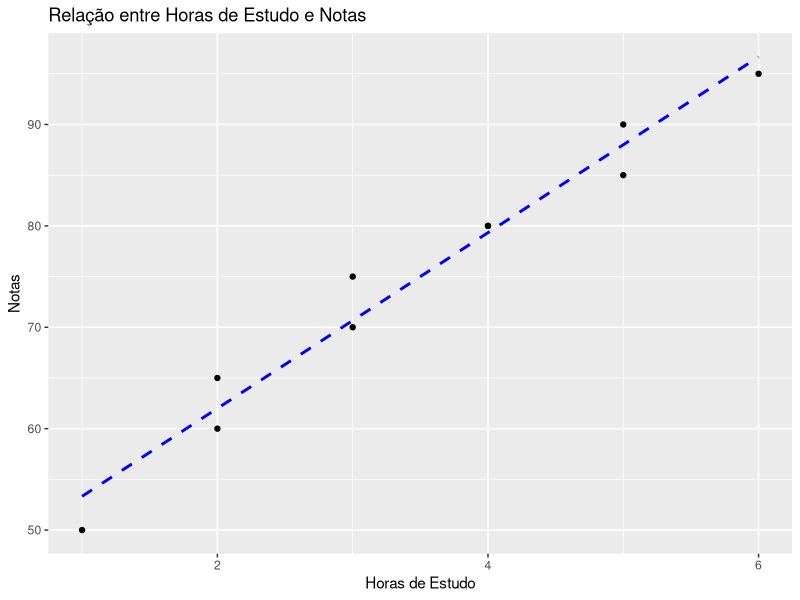
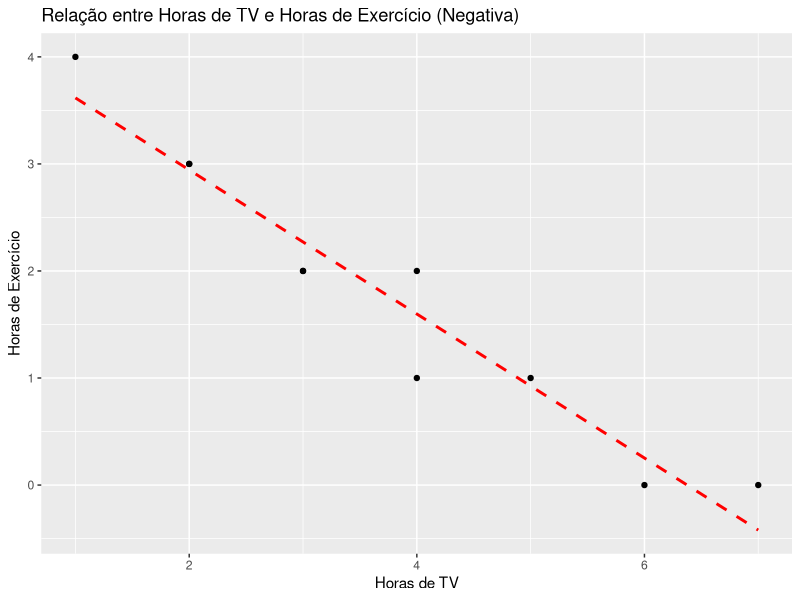
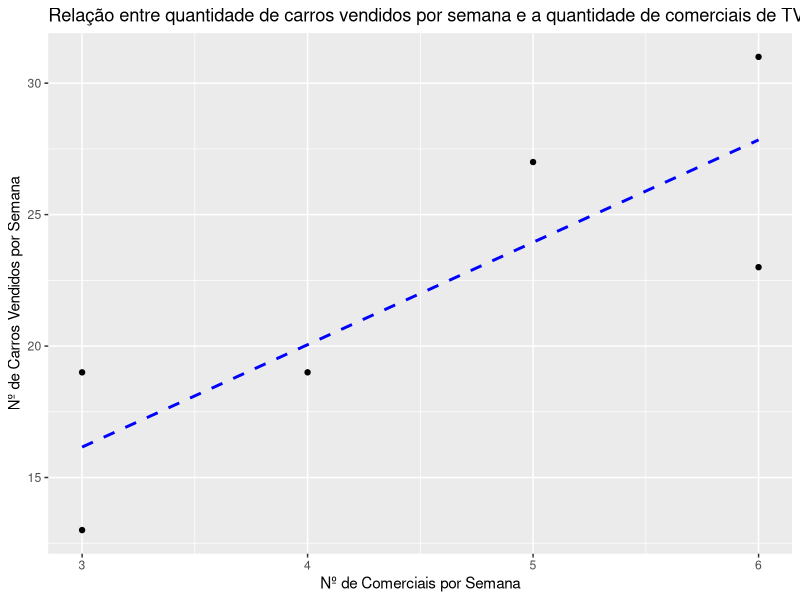

These figures' R source, in order:
# Análise de Regressão

# Configurando o diretório de trabalho
setwd("C:/Users/Julia/Desktop/CienciaDeDados/1.Big-Data-Analytics-com-R-e-Microsoft-Azure-Machine-Learning/10.Introducao-a-Analise-Estatistica-de-Dados---Parte-3")
getwd()


library(dplyr)
library(ggplot2)



### Introdução


# - Vamos começar com alguns cenários:

#  -> Uma imobiliária precisa estabelecer a relação entre o tamanho de uma casa e seu preço de venda.
#     (neste caso a imobiliária quer saber se o tamanho da casa influencia ou não no preço e segundo e se tiver casas com tamanho cada vez maior,
#      isso também se reflete em preços maiores?)

#  -> O gerente de uma loja de eletrônicos gostaria de saber o efeito de reduzir o preço de uma impressora em R$ 10,00 e a demanda pela impressora
#     na semana seguinte.
#     (se modificar o preço seja para baixo ou para cima, como isso pode impactar as vendas?)

#  -> A Coca-Cola gostaria de prever se o aumento do tempo de seus comerciais em horário nobre, de 30 para 45 segundos, resultaria em aumento de 
#     venda dos seus produtos.


# - O que temos em comum nesses exemplos de problemas de negócio ?

#     Variável Dependente e Independente

# - Nos três cenários acima nós temos duas variáveis que de alguma forma se relacionam (e os nomes delas são dependente e independente).
# - No exemplo da imobiliária temos o tamanho da casa e o preço, já na loja de eletrônicos temos a redução do preço da impressoa e volume de vendas.


# De forma bem objetiva:

# - Uma variável independente x explica a variação em outra variável, que é chamada de variável dependente y. Este relacionamento existe em apenas
#   uma direção:

#    variável independente (x) -> variável dependente (y)


# - Exemplo: A quantidade de km rodados de um carro, seria uma variável independente e o preço do carro seria uma variável dependente.

# - A medida que aumenta a km , o preço diminui e o contrário existe? Não.
#   Este relacionamento não funciona em modo reverso, ou seja, se alterarmos o preço do carro, a quantidade de km rodados não será alterada.

# - Logo temos uma relação entre duas variáveis (dependente e independete) que existe em uma direção e queremos estudar esta direção através
#   de técnicas. 
#   Antes vamos a alguns exemplos de variável independente (x) e variável dependente (y):


#         Variável independente (x)               variável dependente (y)

#     o tamanho da tela de um monitor                 preço do monitor
#   número de visitantes em um web site       quantidade de vendas no web site
#     tempo de experiência profissional                  salário

# - No primeiro exemplo, o tamanho da tela do monitor é a variável independente, e o preço do monitor é a variável dependente. Esperamos que o 
#   tamanho da tela tenha algum impacto sobre o preço do monitor.

# - No segundo exemplo, o número de visitantes em um site é a variável independente, enquanto a quantidade de vendas no site é a variável 
#   dependente. Aqui, queremos entender como o número de visitantes afeta as vendas.

# - No terceiro exemplo, o tempo de experiência profissional é a variável independente, e o salário é a variável dependente. Queremos determinar 
#   como o tempo de experiência profissional se relaciona com o salário.




# - Uma das preocupações estatísticas ao analisar dados é a de criar modelos que expliquem estruturas do fenômeno de observação.

# -> E o modelo de regressão é um dos métodos estatísticas mais usados para investigar a relação entre variáveis.
#    Podemos estudar inclusive a relação entre mais de 2 variáveis.



# - Como estudante, você já deve ter se perguntado quantas horas de estudo por semana seriam necessárias para conseguir 9.5 na sua prova final.

#  -> Com esta pergunta, você estava buscando o relacionamento entre horas de estudo e sua nota final (relação entre variáveis).



# - E temos algumas técnicas de análise estatística principais para estudar este relacionamento:

#  -> Teste hipóteste (usado para validar uma suposição no relacionamento entre variáveis)

#  -> Análise de correlação (que determina a força e direção do relacionamento entre duas variáveis)

#  -> Regressão Linear Simples (que descreve o relacionamento entre duas variáveis usando uma equação)

#  -> Regressão Linear Múltipla (que é uma extensão da regressão linear simples, permitindo modelar a relação entre uma variável dependente
#                                e duas ou mais variáveis independentes.)





# --------------------------------------------------- Parte 2 ---------------------------------------------------


# - Antes de começarmos um processo de Análise de Regressão, precisamos coletar primeiro as informações sobre a CORRELAÇÃO entre as variáveis.

# - A análise de correlação nos permite medir a força e direção de um relacionamento linear entre duas variáveis.

# - O relacionamento entre duas variáveis é linear, se o gráfico de dispersão entre elas tem o padrão de uma linha reta. Vejamos exemplos:


# -> Exemplo de relação linear POSITIVO (inclinação positiva):

estudo_horas <- c(2, 3, 1, 4, 3, 5, 2, 6, 5, 4)
notas <- c(60, 70, 50, 80, 75, 90, 65, 95, 85, 80)
dados <- data.frame(Estudo_Horas = estudo_horas, Notas = notas)

ggplot(dados, aes(x = Estudo_Horas, y = Notas)) +                                 # Adiciona df e variaveis
  geom_point() +                                                                  # Adiciona os pontos de dispersão
  geom_smooth(method = "lm", se = FALSE, color = "blue", linetype = "dashed") +   # Adicione a linha de regressão
  labs(x = "Horas de Estudo", y = "Notas") +                                      # Rótulos dos eixos
  ggtitle("Relação entre Horas de Estudo e Notas")                                # Título do gráfico



# -> Exemplo de relação linear NEGATIVO (inclinação negativa):

horas_tv <- c(3, 4, 2, 5, 6, 4, 7, 2, 1, 3)
horas_exercicio <- c(2, 1, 3, 1, 0, 2, 0, 3, 4, 2)
dados_negativo <- data.frame(Horas_TV = horas_tv, Horas_Exercicio = horas_exercicio)

ggplot(dados_negativo, aes(x = Horas_TV, y = Horas_Exercicio)) +
  geom_point() +
  geom_smooth(method = "lm", se = FALSE, color = "red", linetype = "dashed") +
  labs(x = "Horas de TV", y = "Horas de Exercício") +
  ggtitle("Relação entre Horas de TV e Horas de Exercício (Negativa)")




### OUTRO EXEMPLO (relação positiva)

# - Uma revendedora de automóveis gostaria de examinar a relação entre a quantidade de comerciais de TV por semana e a venda de carros por 
#   semana.
# - Espera-se que o número de comerciais de TV por semana (x) afete a venda de carros por semana (y).

dados <- data.frame(semana = c(1,2,3,4,5,6),
                    Numero_de_comerciais_x = c(3,6,4,5,6,3),
                    Numero_de_carros_vendidos_y = c(13,31,19,27,23,19))
View(dados)

# - Perceba que esta relação possui uma única direção. Suponha uma amostra de 6 semanas, com os dados coletados do dataframe acima.
#   (variável x = dependente, variável y = independente, estamos estudos esta relação. Teremos uma relação positiva ou negativa? E a força?)

ggplot(dados, aes(x = Numero_de_comerciais_x, y = Numero_de_carros_vendidos_y)) +
  geom_point() +
  geom_smooth(method = 'lm', se = FALSE, color = 'blue', linetype = 'dashed') +
  labs (x = 'Nº de Comerciais por Semana', y = 'Nº de Carros Vendidos por Semana') +
  ggtitle("Relação entre quantidade de carros vendidos por semana e a quantidade de comerciais de TV por semana")        # _ x   | y

# - Temos uma relação positiva, ou seja, a medida que o número de comerciais aumenta, temos um aumento nas vendas dos números de carros.



# - Portando o COEFICIENTE DE RELAÇÃO (r) indica a força e direção de uma relação linear entre a variável independente e dependente.

# - A correlação, insto é a ligação entre dois eventos, não implica necessariamente uma relação de casualidade, ou seja, que um dos eventos
#   tenha causado a ocorrência do outro.

# - A correlação pode no entanto indicar possíveis causas ou áreas para um estudo mais aprofundado, ou seja, a correlação pode ser uma pista.
#   A ideia oposta, de que correlação prova automaticamente causalidade é uma falácia lógica.

# - Resumindo: Só porque (A) acontece juntamente com (B) não significa que (A) causa (B).


# - Existem várias razões pelas quais duas variáveis podem estar correlacionadas:

#  -> Causalidade: Uma variável pode causar diretamente a outra. No entanto, apenas a correlação não é suficiente para provar causalidade.
#     São necessárias evidências adicionais e experimentos controlados para estabelecer relações de causa e efeito.

#  -> Terceira Variável: Pode haver uma terceira variável não considerada que afeta ambas as variáveis observadas. Essa variável comum pode ser a
#     verdadeira causa da correlação.

#  -> Coincidência: Às vezes, as correlações ocorrem simplesmente por acaso. Isso é mais comum em conjuntos de dados grandes, onde muitas relações
#     são testadas.

#  -> Relação Espúria: As variáveis podem estar correlacionadas devido a uma relação espúria, onde não há causalidade, mas parece haver uma 
#     conexão devido a padrões nos dados.

# - Portanto, é essencial ser cauteloso ao interpretar correlações e não assumir automaticamente que uma relação causal está presente com base na
#   correlação observada. 


### Então como se determina a causalidade ?

#  -> Dependerá sobretudo da complexidade do problema, mas a verdade é que a casualidade dificilmente poderá ser determinada com certeza absoluta.






# --------------------------------------------------- Parte 3 ---------------------------------------------------

# - O conjunto de técnicas de regressão é provavelmente um dos mais utilizados em análise de dados

# - Existem diversos modelos de regressão:

#  -> Regressão Linear Simples e Múltipla
#  -> Regressão Logística Binária
#  -> Regressão Logística Multinomial
#  -> Regressão Poisson
#  -> Regressão Binomial
#  -> Regressão Ridge
#  -> Regressão Lasso
#  -> Regressão ElasticNet


# - Por hora, vamos focar em definir o que é a REGRESSÃO LINEAR SIMPLES (e mais a frente vamos estudar e aplicar com R e Azure Machine Learning).


# - Os modelos de regressão linear simples e múltipla são os mais utilizados em diversos campos do conhecimento.

# - Exemplos de        : grupo de pesquisadores com interesse em estudar como as taxas de retorno de um ativo financeiro comportam-se em relação ao
#   aplicação de         mercado, como um custo de uma empresa varia quando aumenta sua capacidade produtiva ou incrementa numero de horas, 
# análise de regressão   como o estudo de o numero de quartos em um imóvel pode influenciar nos preços de venda)


# - Análise de regressão é uma metodologia estatística que utiliza a relação entre duas ou mais variáveis quantitativas de tal forma que uma 
#   variável possa ser predita a partir da outra.

# - Análise de regressão é utilizada para se fazer a previsão de resultados. O caso mais simples de regressão é quando temos duas variáveis e a
#   relação entre elas pode ser representada por uma linha reta.
















